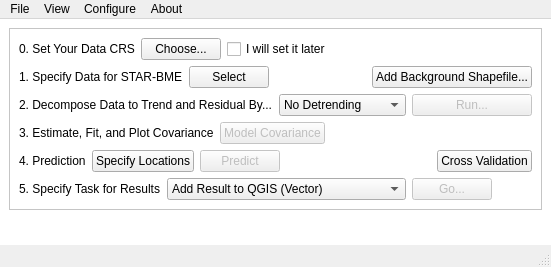
<?xml version="1.0" encoding="UTF-8"?>
<ui version="4.0">
 <class>MainWindow</class>
 <widget class="QMainWindow" name="MainWindow">
  <property name="geometry">
   <rect>
    <x>0</x>
    <y>0</y>
    <width>514</width>
    <height>267</height>
   </rect>
  </property>
  <property name="minimumSize">
   <size>
    <width>0</width>
    <height>0</height>
   </size>
  </property>
  <property name="windowTitle">
   <string>bmeobj.bme - Space-Time Analysis Rendering with Bayesian Maximum Entropy ( Version x.y.z )</string>
  </property>
  <property name="windowOpacity">
   <double>1.000000000000000</double>
  </property>
  <property name="styleSheet">
   <string notr="true">QWidget#centralwidget { background: white}</string>
  </property>
  <property name="tabShape">
   <enum>QTabWidget::Rounded</enum>
  </property>
  <property name="dockNestingEnabled">
   <bool>true</bool>
  </property>
  <widget class="QWidget" name="centralwidget">
   <layout class="QGridLayout" name="gridLayout">
    <item row="1" column="0">
     <widget class="QFrame" name="verticalFrame">
      <property name="sizePolicy">
       <sizepolicy hsizetype="Fixed" vsizetype="Preferred">
        <horstretch>0</horstretch>
        <verstretch>0</verstretch>
       </sizepolicy>
      </property>
      <property name="styleSheet">
       <string notr="true">QFrame {background: white}</string>
      </property>
      <property name="frameShape">
       <enum>QFrame::StyledPanel</enum>
      </property>
      <property name="frameShadow">
       <enum>QFrame::Plain</enum>
      </property>
      <layout class="QVBoxLayout" name="verticalLayout">
       <item>
        <layout class="QHBoxLayout" name="horizontalLayout_10">
         <item>
          <widget class="QLabel" name="label">
           <property name="sizePolicy">
            <sizepolicy hsizetype="Preferred" vsizetype="Preferred">
             <horstretch>0</horstretch>
             <verstretch>0</verstretch>
            </sizepolicy>
           </property>
           <property name="text">
            <string>0. Set Your Data CRS</string>
           </property>
          </widget>
         </item>
         <item>
          <widget class="QPushButton" name="pushButton_crs">
           <property name="sizePolicy">
            <sizepolicy hsizetype="Preferred" vsizetype="Fixed">
             <horstretch>0</horstretch>
             <verstretch>0</verstretch>
            </sizepolicy>
           </property>
           <property name="text">
            <string>Choose...</string>
           </property>
          </widget>
         </item>
         <item>
          <widget class="QCheckBox" name="checkBox_crs">
           <property name="text">
            <string>I will set it later</string>
           </property>
          </widget>
         </item>
         <item>
          <spacer name="horizontalSpacer">
           <property name="orientation">
            <enum>Qt::Horizontal</enum>
           </property>
           <property name="sizeHint" stdset="0">
            <size>
             <width>40</width>
             <height>20</height>
            </size>
           </property>
          </spacer>
         </item>
        </layout>
       </item>
       <item>
        <layout class="QHBoxLayout" name="horizontalLayout">
         <item>
          <widget class="QLabel" name="label_5">
           <property name="text">
            <string>1. Specify Data for STAR-BME</string>
           </property>
          </widget>
         </item>
         <item>
          <widget class="QPushButton" name="pushButton_setdata">
           <property name="sizePolicy">
            <sizepolicy hsizetype="Minimum" vsizetype="Fixed">
             <horstretch>0</horstretch>
             <verstretch>0</verstretch>
            </sizepolicy>
           </property>
           <property name="text">
            <string>Select</string>
           </property>
          </widget>
         </item>
         <item>
          <spacer name="horizontalSpacer_3">
           <property name="orientation">
            <enum>Qt::Horizontal</enum>
           </property>
           <property name="sizeHint" stdset="0">
            <size>
             <width>40</width>
             <height>20</height>
            </size>
           </property>
          </spacer>
         </item>
         <item>
          <widget class="QPushButton" name="pushButton_addbackgroundshapefile">
           <property name="sizePolicy">
            <sizepolicy hsizetype="Minimum" vsizetype="Fixed">
             <horstretch>0</horstretch>
             <verstretch>0</verstretch>
            </sizepolicy>
           </property>
           <property name="text">
            <string>Add Background Shapefile...</string>
           </property>
          </widget>
         </item>
        </layout>
       </item>
       <item>
        <layout class="QHBoxLayout" name="horizontalLayout_2">
         <item>
          <widget class="QLabel" name="label_2">
           <property name="text">
            <string>2. Decompose Data to Trend and Residual By...</string>
           </property>
          </widget>
         </item>
         <item>
          <widget class="QComboBox" name="comboBox_detrendmethod">
           <property name="sizePolicy">
            <sizepolicy hsizetype="Minimum" vsizetype="Fixed">
             <horstretch>0</horstretch>
             <verstretch>0</verstretch>
            </sizepolicy>
           </property>
           <item>
            <property name="text">
             <string>No Detrending</string>
            </property>
           </item>
           <item>
            <property name="text">
             <string>Kernel Smoothing</string>
            </property>
           </item>
           <item>
            <property name="text">
             <string>STMean</string>
            </property>
           </item>
          </widget>
         </item>
         <item>
          <widget class="QPushButton" name="pushButton_detrend">
           <property name="enabled">
            <bool>false</bool>
           </property>
           <property name="text">
            <string>Run...</string>
           </property>
          </widget>
         </item>
        </layout>
       </item>
       <item>
        <layout class="QHBoxLayout" name="horizontalLayout_4">
         <item>
          <widget class="QLabel" name="label_7">
           <property name="text">
            <string>3. Estimate, Fit, and Plot Covariance</string>
           </property>
          </widget>
         </item>
         <item>
          <widget class="QPushButton" name="pushButton_plotandfit">
           <property name="enabled">
            <bool>false</bool>
           </property>
           <property name="text">
            <string>Model Covariance</string>
           </property>
          </widget>
         </item>
         <item>
          <spacer name="horizontalSpacer_4">
           <property name="orientation">
            <enum>Qt::Horizontal</enum>
           </property>
           <property name="sizeHint" stdset="0">
            <size>
             <width>40</width>
             <height>20</height>
            </size>
           </property>
          </spacer>
         </item>
        </layout>
       </item>
       <item>
        <layout class="QHBoxLayout" name="horizontalLayout_8">
         <item>
          <widget class="QLabel" name="label_10">
           <property name="text">
            <string>4. Prediction</string>
           </property>
          </widget>
         </item>
         <item>
          <widget class="QPushButton" name="pushButton_setestimateddata">
           <property name="text">
            <string>Specify Locations</string>
           </property>
          </widget>
         </item>
         <item>
          <widget class="QPushButton" name="pushButton_estimate">
           <property name="enabled">
            <bool>false</bool>
           </property>
           <property name="text">
            <string>Predict</string>
           </property>
          </widget>
         </item>
         <item>
          <spacer name="horizontalSpacer_5">
           <property name="orientation">
            <enum>Qt::Horizontal</enum>
           </property>
           <property name="sizeHint" stdset="0">
            <size>
             <width>40</width>
             <height>20</height>
            </size>
           </property>
          </spacer>
         </item>
         <item>
          <widget class="QPushButton" name="pushButton_crossvalidation">
           <property name="text">
            <string>Cross Validation</string>
           </property>
          </widget>
         </item>
        </layout>
       </item>
       <item>
        <layout class="QHBoxLayout" name="horizontalLayout_5">
         <item>
          <widget class="QLabel" name="label_11">
           <property name="text">
            <string>5. Specify Task for Results</string>
           </property>
          </widget>
         </item>
         <item>
          <widget class="QComboBox" name="comboBox_app">
           <property name="sizePolicy">
            <sizepolicy hsizetype="Preferred" vsizetype="Fixed">
             <horstretch>0</horstretch>
             <verstretch>0</verstretch>
            </sizepolicy>
           </property>
           <item>
            <property name="text">
             <string>Add Result to QGIS (Vector)</string>
            </property>
           </item>
           <item>
            <property name="text">
             <string>Add Result to QGIS (Raster)</string>
            </property>
           </item>
           <item>
            <property name="text">
             <string>Add Result to QGIS (Raster with Mask)</string>
            </property>
           </item>
           <item>
            <property name="text">
             <string>Export Result to File</string>
            </property>
           </item>
           <item>
            <property name="text">
             <string>Export Result to PNG</string>
            </property>
           </item>
          </widget>
         </item>
         <item>
          <widget class="QPushButton" name="pushButton_doapp">
           <property name="enabled">
            <bool>false</bool>
           </property>
           <property name="text">
            <string>Go...</string>
           </property>
          </widget>
         </item>
         <item>
          <spacer name="horizontalSpacer_7">
           <property name="orientation">
            <enum>Qt::Horizontal</enum>
           </property>
           <property name="sizeHint" stdset="0">
            <size>
             <width>40</width>
             <height>20</height>
            </size>
           </property>
          </spacer>
         </item>
        </layout>
       </item>
      </layout>
     </widget>
    </item>
    <item row="2" column="0">
     <spacer name="verticalSpacer_2">
      <property name="orientation">
       <enum>Qt::Vertical</enum>
      </property>
      <property name="sizeHint" stdset="0">
       <size>
        <width>0</width>
        <height>0</height>
       </size>
      </property>
     </spacer>
    </item>
    <item row="1" column="1">
     <spacer name="horizontalSpacer_2">
      <property name="orientation">
       <enum>Qt::Horizontal</enum>
      </property>
      <property name="sizeHint" stdset="0">
       <size>
        <width>0</width>
        <height>0</height>
       </size>
      </property>
     </spacer>
    </item>
   </layout>
  </widget>
  <widget class="QMenuBar" name="menubar">
   <property name="geometry">
    <rect>
     <x>0</x>
     <y>0</y>
     <width>514</width>
     <height>22</height>
    </rect>
   </property>
   <widget class="QMenu" name="menu_file">
    <property name="title">
     <string>File</string>
    </property>
    <addaction name="action_open"/>
    <addaction name="action_new"/>
    <addaction name="action_save"/>
    <addaction name="action_saveas"/>
    <addaction name="separator"/>
    <addaction name="action_quit"/>
   </widget>
   <widget class="QMenu" name="menu_about">
    <property name="title">
     <string>About</string>
    </property>
    <addaction name="action_about"/>
   </widget>
   <widget class="QMenu" name="menu_config">
    <property name="title">
     <string>Configure</string>
    </property>
    <addaction name="action_option"/>
   </widget>
   <widget class="QMenu" name="menu_view">
    <property name="title">
     <string>View</string>
    </property>
   </widget>
   <addaction name="menu_file"/>
   <addaction name="menu_view"/>
   <addaction name="menu_config"/>
   <addaction name="menu_about"/>
  </widget>
  <widget class="QStatusBar" name="statusbar">
   <property name="enabled">
    <bool>true</bool>
   </property>
   <property name="sizePolicy">
    <sizepolicy hsizetype="Preferred" vsizetype="Preferred">
     <horstretch>0</horstretch>
     <verstretch>0</verstretch>
    </sizepolicy>
   </property>
   <property name="sizeGripEnabled">
    <bool>true</bool>
   </property>
  </widget>
  <action name="action_open">
   <property name="text">
    <string>Open...</string>
   </property>
   <property name="shortcut">
    <string>Ctrl+O</string>
   </property>
  </action>
  <action name="action_new">
   <property name="text">
    <string>New</string>
   </property>
   <property name="shortcut">
    <string>Ctrl+N</string>
   </property>
  </action>
  <action name="action_quit">
   <property name="text">
    <string>Quit</string>
   </property>
   <property name="shortcut">
    <string>Ctrl+Q</string>
   </property>
  </action>
  <action name="action_about">
   <property name="text">
    <string>STAR-BME</string>
   </property>
  </action>
  <action name="action_save">
   <property name="text">
    <string>Save</string>
   </property>
   <property name="shortcut">
    <string>Ctrl+S</string>
   </property>
  </action>
  <action name="action_saveas">
   <property name="text">
    <string>Save as...</string>
   </property>
   <property name="shortcut">
    <string>Ctrl+A</string>
   </property>
  </action>
  <action name="action_option">
   <property name="text">
    <string>Option...</string>
   </property>
  </action>
 </widget>
 <resources/>
 <connections/>
</ui>
